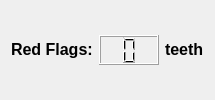
         <widget class="QWidget" name="p3Summary" native="true">
          <property name="sizePolicy">
           <sizepolicy hsizetype="Fixed" vsizetype="Fixed">
            <horstretch>0</horstretch>
            <verstretch>0</verstretch>
           </sizepolicy>
          </property>
          <layout class="QHBoxLayout" name="horizontalLayout_2">
           <item>
            <widget class="QLabel" name="labelP2Total_3">
             <property name="sizePolicy">
              <sizepolicy hsizetype="Fixed" vsizetype="Fixed">
               <horstretch>0</horstretch>
               <verstretch>0</verstretch>
              </sizepolicy>
             </property>
             <property name="font">
              <font>
               <pointsize>12</pointsize>
               <bold>true</bold>
              </font>
             </property>
             <property name="text">
              <string>Red Flags:</string>
             </property>
            </widget>
           </item>
           <item>
            <widget class="QLCDNumber" name="lcdP3Total">
             <property name="sizePolicy">
              <sizepolicy hsizetype="Fixed" vsizetype="Fixed">
               <horstretch>0</horstretch>
               <verstretch>0</verstretch>
              </sizepolicy>
             </property>
             <property name="minimumSize">
              <size>
               <width>60</width>
               <height>30</height>
              </size>
             </property>
             <property name="digitCount">
              <number>1</number>
             </property>
            </widget>
           </item>
           <item>
            <widget class="QLabel" name="labelP2Total2_3">
             <property name="sizePolicy">
              <sizepolicy hsizetype="Fixed" vsizetype="Fixed">
               <horstretch>0</horstretch>
               <verstretch>0</verstretch>
              </sizepolicy>
             </property>
             <property name="font">
              <font>
               <pointsize>12</pointsize>
               <bold>true</bold>
              </font>
             </property>
             <property name="text">
              <string>teeth</string>
             </property>
            </widget>
           </item>
          </layout>
         </widget>
